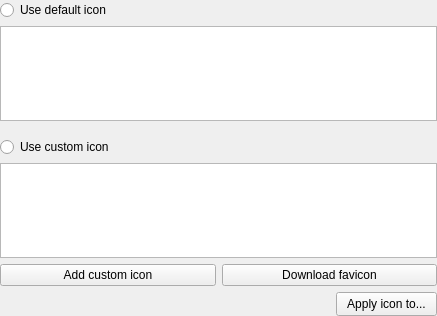
<?xml version="1.0" encoding="UTF-8"?>
<ui version="4.0">
 <class>EditWidgetIcons</class>
 <widget class="QWidget" name="EditWidgetIcons">
  <property name="geometry">
   <rect>
    <x>0</x>
    <y>0</y>
    <width>437</width>
    <height>316</height>
   </rect>
  </property>
  <layout class="QVBoxLayout" name="verticalLayout">
   <property name="leftMargin">
    <number>0</number>
   </property>
   <property name="topMargin">
    <number>0</number>
   </property>
   <property name="rightMargin">
    <number>0</number>
   </property>
   <property name="bottomMargin">
    <number>0</number>
   </property>
   <item>
    <widget class="QRadioButton" name="defaultIconsRadio">
     <property name="text">
      <string>Use default icon</string>
     </property>
    </widget>
   </item>
   <item>
    <widget class="QListView" name="defaultIconsView">
     <property name="editTriggers">
      <set>QAbstractItemView::NoEditTriggers</set>
     </property>
     <property name="movement">
      <enum>QListView::Static</enum>
     </property>
     <property name="flow">
      <enum>QListView::LeftToRight</enum>
     </property>
     <property name="isWrapping" stdset="0">
      <bool>true</bool>
     </property>
     <property name="resizeMode">
      <enum>QListView::Adjust</enum>
     </property>
     <property name="spacing">
      <number>4</number>
     </property>
     <property name="viewMode">
      <enum>QListView::ListMode</enum>
     </property>
    </widget>
   </item>
   <item>
    <spacer name="verticalSpacer">
     <property name="orientation">
      <enum>Qt::Vertical</enum>
     </property>
     <property name="sizeType">
      <enum>QSizePolicy::Fixed</enum>
     </property>
     <property name="sizeHint" stdset="0">
      <size>
       <width>20</width>
       <height>10</height>
      </size>
     </property>
    </spacer>
   </item>
   <item>
    <widget class="QRadioButton" name="customIconsRadio">
     <property name="text">
      <string>Use custom icon</string>
     </property>
    </widget>
   </item>
   <item>
    <widget class="QListView" name="customIconsView">
     <property name="editTriggers">
      <set>QAbstractItemView::NoEditTriggers</set>
     </property>
     <property name="movement">
      <enum>QListView::Static</enum>
     </property>
     <property name="flow">
      <enum>QListView::LeftToRight</enum>
     </property>
     <property name="isWrapping" stdset="0">
      <bool>true</bool>
     </property>
     <property name="resizeMode">
      <enum>QListView::Adjust</enum>
     </property>
     <property name="spacing">
      <number>4</number>
     </property>
     <property name="viewMode">
      <enum>QListView::ListMode</enum>
     </property>
    </widget>
   </item>
   <item>
    <layout class="QHBoxLayout" name="customIconButtonsHorizontalLayout">
     <item>
      <widget class="QPushButton" name="addButton">
       <property name="text">
        <string>Add custom icon</string>
       </property>
      </widget>
     </item>
     <item>
      <widget class="QPushButton" name="faviconButton">
       <property name="toolTip">
        <string>Download favicon for URL</string>
       </property>
       <property name="accessibleName">
        <string>Download favicon for URL</string>
       </property>
       <property name="text">
        <string>Download favicon</string>
       </property>
      </widget>
     </item>
    </layout>
   </item>
   <item>
    <layout class="QHBoxLayout" name="applyToChildrenHorizontalLayout" stretch="0,0">
     <item>
      <spacer name="horizontalSpacer">
       <property name="orientation">
        <enum>Qt::Horizontal</enum>
       </property>
       <property name="sizeHint" stdset="0">
        <size>
         <width>0</width>
         <height>0</height>
        </size>
       </property>
      </spacer>
     </item>
     <item>
      <widget class="QPushButton" name="applyIconToPushButton">
       <property name="sizePolicy">
        <sizepolicy hsizetype="Minimum" vsizetype="Fixed">
         <horstretch>0</horstretch>
         <verstretch>0</verstretch>
        </sizepolicy>
       </property>
       <property name="toolTip">
        <string>Apply selected icon to subgroups and entries</string>
       </property>
       <property name="accessibleName">
        <string>Apply selected icon to subgroups and entries</string>
       </property>
       <property name="styleSheet">
        <string notr="true">padding: 4px 10px</string>
       </property>
       <property name="text">
        <string>Apply icon to...</string>
       </property>
      </widget>
     </item>
    </layout>
   </item>
  </layout>
 </widget>
 <tabstops>
  <tabstop>defaultIconsRadio</tabstop>
  <tabstop>defaultIconsView</tabstop>
  <tabstop>customIconsRadio</tabstop>
  <tabstop>customIconsView</tabstop>
  <tabstop>addButton</tabstop>
  <tabstop>faviconButton</tabstop>
  <tabstop>applyIconToPushButton</tabstop>
 </tabstops>
 <resources/>
 <connections/>
</ui>
